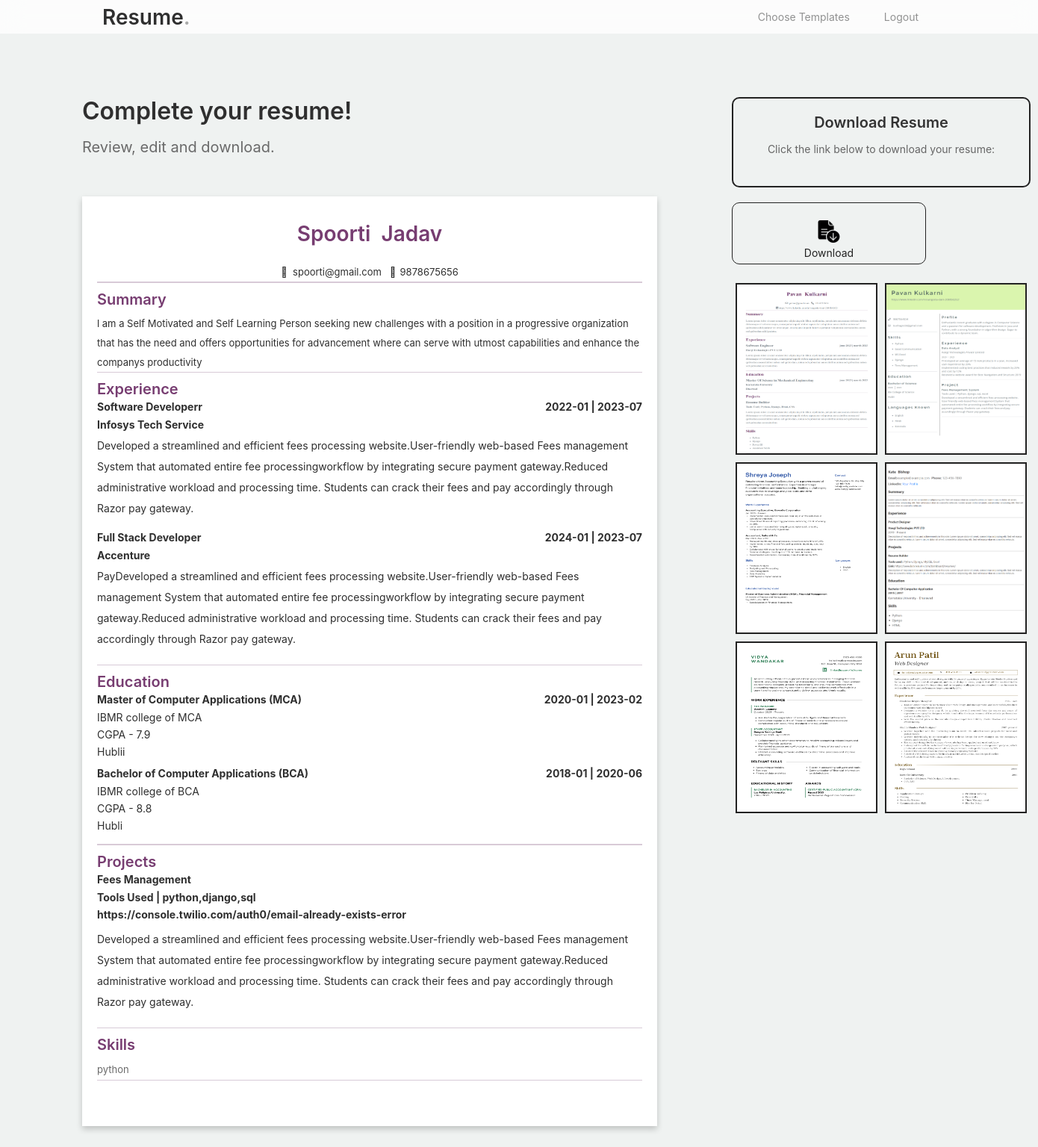
The app's page /template1/2 (signed in) with its own data.
### resume_builder/models.py (models this page shows)
class Header(models.Model):
    user_id = models.ForeignKey('NewUser', on_delete=models.CASCADE)
    first_name = models.CharField(max_length=800,default='first name')
    last_name = models.CharField(max_length=800,default='last name')
    contact_no = models.CharField(max_length=800,default='contact number')
    email = models.CharField(max_length=800,default='email')
    linkedin_url = models.CharField(max_length=800,default='linkedin url')
    summary = models.CharField(max_length=800,default='profile summary')

class Experience(models.Model):
    user_id = models.ForeignKey('NewUser', on_delete=models.CASCADE)
    designation = models.CharField(max_length=800,default='designation')
    company_name = models.CharField(max_length=800,default='company name')
    from_date = models.CharField(max_length=800,default='from date')
    to_date = models.CharField(max_length=800,default='to date')
    description = models.CharField(max_length=1000,default='experience description')

class Education(models.Model):
    user_id = models.ForeignKey('NewUser', on_delete=models.CASCADE)
    college_name = models.CharField(max_length=800,default='college name')
    degree = models.CharField(max_length=800,default='education')
    from_date = models.CharField(max_length=800,default='from date')
    to_date = models.CharField(max_length=800,default='to date')
    city = models.CharField(max_length=800,default='city')
    cgpa = models.CharField(max_length=800,default='CGPA')

class Project(models.Model):
    user_id = models.ForeignKey('NewUser', on_delete=models.CASCADE)
    project_name = models.CharField(max_length=800,default='project_name')
    tools_used = models.CharField(max_length=800,default='company name')
    project_link = models.CharField(max_length=800,default='project link')
    description = models.CharField(max_length=1000,default='project description')

class User_skills(models.Model):
    user_id = models.ForeignKey('NewUser', on_delete=models.CASCADE)
    skills = models.CharField(max_length=800,default='skills')

class TemplatesInfo(models.Model):
    template_image = models.ImageField(upload_to='uploaded_images/',default="profile")
    view_name = models.CharField(max_length=300,default='none')
    id_name=models.CharField(max_length=300,default='none')
    price = models.CharField(max_length=100, default="30")

### resume_builder/views.py (the view)
# urls.py: path('template1/<int:id>',views.template1,name="template1"),
def template1(request,id):
    user_id = request.user.id
    template_id = id
    data = TemplatesInfo.objects.get(id=template_id)
    template_html_id = data.id_name
    personal_info = Header.objects.get(user_id_id=user_id)
    exp_info = Experience.objects.filter(user_id_id=user_id)
    edu_info = Education.objects.filter(user_id_id=user_id)
    pro_info = Project.objects.filter(user_id_id=user_id)
    skills_info = User_skills.objects.filter(user_id_id=user_id).first()
    s = skills_info.skills
    skills_list = [skill.strip() for skill in s.split(',')]
    print(skills_list)
    certificates_info = Certificates.objects.filter(user_id_id=user_id).first()
    print(certificates_info)
    lang_list = []
    lang_info = Languages.objects.filter(user_id_id=user_id).first()
    if lang_info:
        languages_known = lang_info.languages_known
        lang_list = [x.strip() for x in languages_known.split(',')]
    temp_data = TemplatesInfo.objects.all()
    context = {
        'template_html_id':template_html_id,
        'personal_info':personal_info,
        'exp_info':exp_info,
        'edu_info':edu_info,
        'pro_info':pro_info,
        'skills_list':skills_list,
        'certificates_info':certificates_info,
        'lang_list':lang_list,
        'temp_data':temp_data,
        'template_id':template_id
    }
    return render(request,'template1.html',context)

### resume_builder/templates/template1.html (shortened to what this page needs)
<!doctype html>
<html lang="en">
<head>
  <link href="/static/home_assets/css/bootstrap.min.css" rel="stylesheet">
  <link href="https://cdnjs.cloudflare.com/ajax/libs/font-awesome/6.0.0-beta3/css/all.min.css" rel="stylesheet">
  <link rel="stylesheet" href="https://cdnjs.cloudflare.com/ajax/libs/font-awesome/6.4.0/css/all.min.css"
 />
  <link rel="stylesheet" href="https://cdnjs.cloudflare.com/ajax/libs/font-awesome/6.4.0/css/all.min.css"
 />
  <link rel="stylesheet" href="https://use.fontawesome.com/releases/v5.15.4/css/all.css" />
  <link href="/static/home_assets/css/tiny-slider.css" rel="stylesheet">
  <link href="/static/home_assets/css/style.css" rel="stylesheet">
  <link href="/static/home_assets/css/own.css" rel="stylesheet">
  <link href="/static/home_assets/css/template1.css" rel="stylesheet">
  <link rel="stylesheet" href="/static/home_assets/css/responsive.css">
  <link rel="stylesheet" href="https://cdnjs.cloudflare.com/ajax/libs/font-awesome/6.0.0/css/all.min.css">
</head>
<body>
  <nav class="custom-navbar navbar navbar-expand-md navbar-dark bg-dark fixed-top" aria-label="Furni navigation bar">
    <div class="container">
      <a class="navbar-brand" >Resume<span>.</span></a>
      <div class="collapse navbar-collapse" id="navbarsFurni">
        <ul class="custom-navbar-nav navbar-nav ms-auto mb-2 mb-md-0">
          <li><a class="nav-link" href="/resumes">Choose Templates</a></li>
          <li class="nav-item">
            <a class="nav-link" href="/user_logout">Logout</a>
          </li>
        </ul>
      </div>
    </div>
  </nav>
  <div class="hero">
    <div class="final-container">
      <div class="temp">
        <h2 class="section-title" style="margin-bottom: 15px;">Complete your resume!</h2>
        <span class="subtag">Review, edit and download.</span>
        <div id="template1" style="display: none;" class="content_wrapper template-div">
          <div id="dynamicContent">
            <div>
              <div class="header">
                {% if personal_info.first_name and personal_info.last_name %}
                <h3>
                  <span id="Display_Fname">{{personal_info.first_name}}</span>&nbsp;
                  <span id="Display_Lname">{{personal_info.last_name}}</span>
                </h3>
                {% endif %}
                <p>
                  <span><i class="far fa-envelope"></i>&nbsp;&nbsp;<span
                      id="Display_Email">{{personal_info.email}}</span></span>
                  <span>&nbsp;&nbsp;<i class="fas fa-phone">&nbsp;&nbsp;</i><span
                      id="Display_Phoneno">{{personal_info.contact_no}}</span></span>
                </p>
                <hr style="margin-bottom: 11px;">
                <div class="resume_content">
                  <h5>Summary</h5>
                  <p class="summary" id="Display_Summary">{{personal_info.summary}}</p>
                </div>
              </div>
              <hr style="margin-bottom: 11px;">
              {% if exp_info %}
              <div class="experience">
                <div class="experience-header-container">
                  <h5>Experience</h5>
                </div>
                {% for x in exp_info %}
                <div class="exp-container" style="margin-bottom: 20px;">
                  <div class="sub_heading1" style="margin-bottom: 15px;">
                    <div >
                      <p id="Display_Designation">{{x.designation}}</p>
                    </div>
                    <div>
                      <p class="date"><span id="Display_From">{{x.from_date}}</span> | <span
                          id="Display_To">{{x.to_date}}</span></p>
                    </div>
                  </div>
                  <p class="sub_heading2" id="Display_Cname" style="margin-bottom: 10px;">{{x.company_name}}</p>
                  <p class="exp" id="Display_Description">
                    {{x.description}}
                  </p>
                </div>
                {% endfor %}
              </div>
              <hr style="margin-bottom: 11px;">
              {% endif %}
              {% if edu_info %}
              <div class="education-side">
                <div class="education">
                  <div class="education-header-container">
                    <h5>Education</h5>
                  </div>
                  {% for x in edu_info %}
                  <div class="education-container" style="margin-bottom: 20px;">
                    <div class="sub_heading1" style="margin-bottom: 15px;">
                      <div>
                        <p id="displayDegree">{{x.degree}}</p>
                      </div>
                      <div>
                        <p class="date"><span id="displayDegreeFrom">{{x.from_date}}</span> | <span
                            id="displayDegreeTo">{{x.to_date}}</span></p>
                      </div>
                    </div>
                    <p class="sub_heading3" style="margin-bottom: 15px ;" id="displayCollege">{{x.college_name}}</p>
                    {% if x.cgpa %}
                    <p class="sub_heading3"  style="margin-bottom: 15px;" id="displayCity">CGPA - {{x.cgpa}}</p>
                    {% endif %}
                    {% if x.city %}
                    <p class="sub_heading3" style="margin-bottom: 15px;"  id="displayCity">{{x.city}}</p>
                    {% endif %}
                  </div>
                  {% endfor %}
                </div>
              </div>
              <hr style="margin-bottom: 11px;">
              {% endif %}
              {% if pro_info %}
              <div class="projects project-sec" >
                <div class="project-header-container">
                  <h5>Projects</h5>
                </div>
                {% for x in pro_info %}
                <div style="margin-bottom: 20px;">
                <div class="sub_heading1" style="margin-bottom: 15px;">
                  <div>
                    <p id="displayProjectName">{{x.project_name}}</p>
                  </div>
                </div>
                <p style="margin-bottom: 15px;" class="sub_heading2">Tools Used | <span id="displayTools">{{x.tools_used}}</span></p>
                {% if x.project_link %}
                <a href="{{x.project_link}}" style="text-decoration: none;">
                  <p class="sub_heading2" style="margin-bottom: 15px;"><span id="displayTools">{{x.project_link}}</span></p>
                </a>
                {% endif %}
                <p class="projects" id="displayProjectDes">{{x.description}}
                </p>
               </div>
               {% endfor %}
              </div>
              {% endif %}
              <hr style="margin-bottom: 11px;">
              {% if skills_list %}
              <div class="skills">
                <div class="skills-header-container">
                  <h5>Skills</h5>
                </div>
                <ul id="three_col_list">
                  {% for x in skills_list %}
                  <li>{{ x }}</li>
                  {% endfor %}
                </ul>
              </div>
              <hr style="margin-bottom: 11px;">
              {% endif %}
            </div>
          </div>
        </div>
      </div>
      <div class="temp-styles">
        <div class="resume-card">
            <h3>Download Resume</h3>
            <p>Click the link below to download your resume:</p>
        </div>
        <div style="align-items: center; margin-top: 20px; margin-right: 140px;">
          <div id="downloadBtn1" class="download" style="border: 1px solid #222222; text-align: center; height: 5%; border-radius: 10px;">
            <img style="width: 32px; height: 30px; margin-top: 9%;" src="/static/home_assets/images/download.png">
            <p style="color: #222222; margin: 0;">Download</p>
        </div>
      </div>
        <div class="image-grid">
          {% for image_url in temp_data %}
              <div class="image-item">
                 <a href="/template1/{{image_url.id}}"><img src="/{{ image_url.template_image }}" alt="Image"></a>
              </div>
          {% endfor %}
      </div>
    </div>
    </div>
  </div>
</body>
</html>

### static/home_assets/css/style.css (style rules this page uses)
* { font-family: "SF Pro Text", "Myriad Set Pro", "SF Pro Icons", "Apple Legacy Chevron", "Helvetica Neue", "Helvetica", "Arial", sans-serif !important; }
body { overflow-x: hidden; position: relative; }
body { font-family: "Inter", sans-serif; font-weight: 400; line-height: 28px; color: #6a6a6a; font-size: 14px; background-color: #eff2f1; }
a { text-decoration: none; -webkit-transition: .3s all ease; -o-transition: .3s all ease; transition: .3s all ease; color: #2f2f2f; text-decoration: underline; }
.custom-navbar .navbar-brand { font-size: 28px; color: #2f2f2f; font-weight: 600; }
.custom-navbar .navbar-brand>span { opacity: .4; color: #2f2f2f; }
@media (min-width: 992px) { .custom-navbar .custom-navbar-nav li { margin-left: 15px; margin-right: 15px; } }
.custom-navbar .custom-navbar-nav li a { font-weight: 500; color: #ffffff !important; opacity: .5; -webkit-transition: .3s all ease; -o-transition: .3s all ease; transition: .3s all ease; position: relative; }
@media (min-width: 768px) { .custom-navbar .custom-navbar-nav li a:before { content: ""; position: absolute; bottom: 0; left: 8px; right: 8px; background: #f9bf29; height: 5px; opacity: 1; visibility: visible; width: 0; -webkit-transition: .15s all ease-out; -o-transition: .15s all ease-out; transition: .15s all ease-out; } }
.hero { background: #eff2f1; padding: calc(4rem - 30px) 0 0rem 0; }
@media (min-width: 768px) { .hero { padding: calc(4rem - 30px) 0 4rem 0; } }
@media (min-width: 992px) { .hero { padding: calc(10rem - 30px) 0 8rem 0; } }
.hero p { color: #2f2f2f; margin-botom: 30px; font-size: 14px; }
.section-title { color: #2f2f2f; }

### static/home_assets/css/own.css (style rules this page uses)
* { font-family: "SF Pro Text", "Myriad Set Pro", "SF Pro Icons", "Apple Legacy Chevron", "Helvetica Neue", "Helvetica", "Arial", sans-serif !important; }
.final-container { display: flex; justify-content: space-between; margin-left: 80px; margin-right: 80px; }
.temp { flex: 2; margin-right: 70px; padding-left: 30px ; padding-right: 30px ; padding-bottom: 100px; }
.temp-styles { flex: 1; }
.resume-card { border: 2px solid #222222; border-radius: 10px; padding: 20px; width: 400px; text-align: center; }
.resume-card h3 { margin-bottom: 10px; font-size: 20px; color: #333; }
.resume-card p { margin-bottom: 15px; font-size: 14px; color: #666; }
.image-grid { display: flex; flex-wrap: wrap; justify-content: center; margin-top: 20px; }
.image-item { flex: 0 0 50%; padding: 5px; text-align: center; }
.image-item img { width: 100%; height: 230px; border: 2px solid #222222; transition: transform 0.3s, box-shadow 0.3s; }
.subtag { font-size: 20px; }
.header { position: relative; }
.experience-header-container,.education-header-container,.project-header-container, .skills-header-container, .certificates-header-container,.languages-header-container, .temp3-header-left, .t3-h,.summary-header-container { display: flex; justify-content: space-between; align-items: center; }
#three_col_list { column-count: 3; column-gap: 20px; list-style: none; padding: 0; margin: 0; }
.f5-basic,p { margin: 0; }

### static/home_assets/css/template1.css (style rules this page uses)
.content_wrapper { margin-top: 50px; padding-top: 20px; padding-left: 20px; padding-right: 20px; padding-bottom: 50px; background-color: #ffffff; box-shadow: 0 4px 8px rgba(0, 0, 0, 0.2); width: 770px; }
#dynamicContent { font-family: Times New Roman; }
.header p { font-size: 13px; margin-bottom: 0; line-height: 26px; font-family: Times New Roman; }
.header { text-align: center; line-height: 0rem; }
.header h3 { color:rgb(119, 61, 113); line-height: 60px; font-family: Times New Roman; }
hr { color:rgb(101, 47, 97); line-height: 10px; margin: 0rem 0; }
hr:not([size]) { height: 1.3px; }
.summary ,.exp,.skills,.projects { font-family: Times New Roman; text-align: start; font-size: 13px; }
h5 { color:rgb(119, 61, 113); text-align: start; font-family: Times New Roman; line-height: 22px; }
.sub_heading1 { display: flex; justify-content:space-between; font-size: 17px ; text-align: start; font-weight: bold; line-height: 10px; font-family: Times New Roman; }
.sub_heading2 { font-size: 14px ; text-align: start; font-weight: bold; line-height: 8px; font-family: Times New Roman; }
.sub_heading3 { font-size: 14px ; text-align: start; line-height: 8px; font-family: Times New Roman; }
.date { font-size: 14px ; text-align: start; font-weight: bold; line-height: 10px; font-family: Times New Roman; }
ul { font-family: Times New Roman; text-align: start; font-size: 13px; }

### records on screen
Header: first_name "Spoorti", last_name "Jadav", email "spoorti@gmail.com", contact_no "9878675656", summary "l am a Self Motivated and Self Learning Person seeking new challenges with a position in a progressive organization that has the need and offers opportunities for advancement where can serve with utmost capabilities and enhance the companys productivity"
Experience: designation "Software Developerr", from_date "2022-01", to_date "2023-07", company_name "Infosys Tech Service", description "Developed a streamlined and efficient fees processing website.User-friendly web-based Fees management System that automated entire fee processingworkflow by integrating secure payment gateway.Reduced administrative workload and processing time. Students can crack their fees and pay accordingly through Razor pay gateway."
Experience: designation "Full Stack Developer", from_date "2024-01", to_date "2023-07", company_name "Accenture", description "PayDeveloped a streamlined and efficient fees processing website.User-friendly web-based Fees management System that automated entire fee processingworkflow by integrating secure payment gateway.Reduced administrative workload and processing time. Students can crack their fees and pay accordingly through Razor pay gateway."
Education: degree "Master of Computer Applications (MCA)", from_date "2020-01", to_date "2023-02", college_name "IBMR college of MCA", cgpa "7.9", city "Hublii"
Education: degree "Bachelor of Computer Applications (BCA)", from_date "2018-01", to_date "2020-06", college_name "IBMR college of BCA", cgpa "8.8", city "Hubli"
Project: project_name "Fees Management", tools_used "python,django,sql", project_link "https://console.twilio.com/auth0/email-already-exists-error", description "Developed a streamlined and efficient fees processing website.User-friendly web-based Fees management System that automated entire fee processingworkflow by integrating secure payment gateway.Reduced administrative workload and processing time. Students can crack their fees and pay accordingly through Razor pay gateway."
User_skills: skills_list "python"
TemplatesInfo: template_image (picture)
TemplatesInfo: template_image (picture)
TemplatesInfo: template_image (picture)
TemplatesInfo: template_image (picture)
TemplatesInfo: template_image (picture)
TemplatesInfo: template_image (picture)
